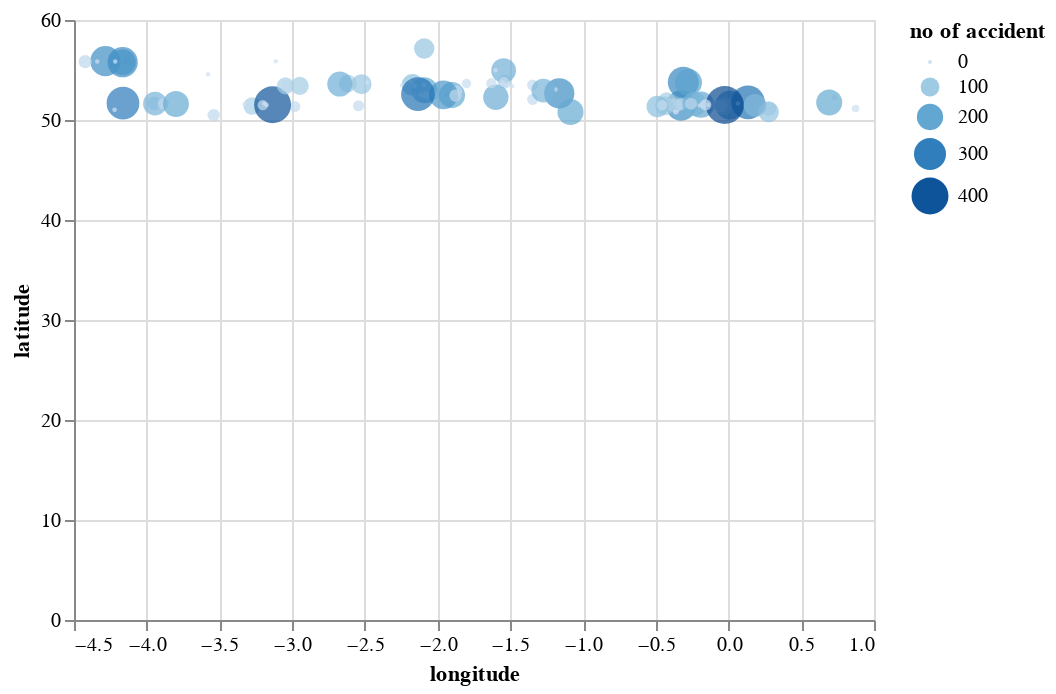

The code cell stored with this chart in its notebook:
### Code cell
# prompt: Using dataframe df2: suggest a plot

import altair as alt
chart = alt.Chart(df2).mark_circle().encode(
    x='longitude ',
    y='latitude',
    size='no of accident ',
    color='no of accident ',
    tooltip=['longitude ', 'latitude', 'no of accident ']
)
chart

### Figure 1 — Vega-Lite specification as saved in the notebook (floating-point values rounded to 4 significant figures)
{"config": {"view": {"continuousWidth": 400, "continuousHeight": 300}}, "data": {"name": "data-015ae809c963134dcbc776b4a1fa7784"}, "mark": "circle", "encoding": {"color": {"field": "no of accident ", "type": "quantitative"}, "size": {"field": "no of accident ", "type": "quantitative"}, "tooltip": [{"field": "longitude ", "type": "quantitative"}, {"field": "latitude", "type": "quantitative"}, {"field": "no of accident ", "type": "quantitative"}], "x": {"field": "longitude ", "type": "quantitative"}, "y": {"field": "latitude", "type": "quantitative"}}, "$schema": "https://vega.github.io/schema/vega-lite/v4.17.0.json", "datasets": {"data-015ae809c963134dcbc776b4a1fa7784": [{"longitude ": -0.311, "latitude": 53.78, "no of accident ": 280}, {"longitude ": -3.113, "latitude": 55.87, "no of accident ": 1}, {"longitude ": -0.08853, "latitude": 51.38, "no of accident ": 1}, {"longitude ": -0.3268, "latitude": 51.45, "no of accident ": 267}, {"longitude ": -3.947, "latitude": 51.66, "no of accident ": 53}, {"longitude ": -0.4473, "latitude": 50.82, "no of accident ": 1}, {"longitude ": -0.417, "latitude": 51.5, "no of accident ": 41}, {"longitude ": -1.539, "latitude": 53.81, "no of accident ": 53}, {"longitude ": -0.2754, "latitude": 53.75, "no of accident ": 213}, {"longitude ": -2.09, "latitude": 52.97, "no of accident ": 196}, {"longitude ": -4.284, "latitude": 55.89, "no of accident ": 267}, {"longitude ": -3.943, "latitude": 51.63, "no of accident ": 164}, {"longitude ": -1.347, "latitude": 53.49, "no of accident ": 32}, {"longitude ": -2.079, "latitude": 52.48, "no of accident ": 11}, {"longitude ": 0.278, "latitude": 51.15, "no of accident ": 58}, {"longitude ": -2.982, "latitude": 51.35, "no of accident ": 32}, {"longitude ": -2.163, "latitude": 52.56, "no of accident ": 1}, {"longitude ": -0.1896, "latitude": 51.53, "no of accident ": 201}, {"longitude ": -1.164, "latitude": 52.67, "no of accident ": 267}, {"longitude ": -3.886, "latitude": 51.62, "no of accident ": 32}, {"longitude ": -1.937, "latitude": 52.52, "no of accident ": 1}, {"longitude ": -0.3263, "latitude": 51.58, "no of accident ": 38}, {"longitude ": -1.189, "latitude": 53.05, "no of accident ": 1}, {"longitude ": -0.4032, "latitude": 51.63, "no of accident ": 27}, {"longitude ": -2.173, "latitude": 53.52, "no of accident ": 133}, {"longitude ": -0.4252, "latitude": 51.88, "no of accident ": 89}, {"longitude ": -1.546, "latitude": 54.94, "no of accident ": 177}, {"longitude ": -2.618, "latitude": 53.65, "no of accident ": 89}, {"longitude ": -1.602, "latitude": 54.98, "no of accident ": 1}, {"longitude ": -0.1051, "latitude": 51.52, "no of accident ": 17}, {"longitude ": -1.6, "latitude": 52.27, "no of accident ": 185}, {"longitude ": -3.54, "latitude": 50.49, "no of accident ": 41}, {"longitude ": -1.552, "latitude": 53.81, "no of accident ": 1}, {"longitude ": 0.08429, "latitude": 51.6, "no of accident ": 1}, {"longitude ": -0.06288, "latitude": 51.39, "no of accident ": 28}, {"longitude ": 0.8732, "latitude": 51.14, "no of accident ": 12}, {"longitude ": -3.275, "latitude": 51.4, "no of accident ": 86}, {"longitude ": -3.327, "latitude": 51.59, "no of accident ": 1}, {"longitude ": -0.2343, "latitude": 51.59, "no of accident ": 168}, {"longitude ": -1.347, "latitude": 52.07, "no of accident ": 32}, {"longitude ": -2.02, "latitude": 52.58, "no of accident ": 1}, {"longitude ": -0.1589, "latitude": 51.52, "no of accident ": 32}, {"longitude ": -2.015, "latitude": 52.55, "no of accident ": 22}, {"longitude ": -3.135, "latitude": 51.52, "no of accident ": 399}, {"longitude ": -2.188, "latitude": 53.92, "no of accident ": 1}, {"longitude ": -0.3655, "latitude": 51.44, "no of accident ": 57}, {"longitude ": -1.087, "latitude": 50.8, "no of accident ": 196}, {"longitude ": -4.132, "latitude": 55.87, "no of accident ": 22}, {"longitude ": -3.202, "latitude": 51.48, "no of accident ": 27}, {"longitude ": -2.245, "latitude": 53.46, "no of accident ": 1}, {"longitude ": -0.1974, "latitude": 51.46, "no of accident ": 1}, {"longitude ": -0.4401, "latitude": 51.42, "no of accident ": 99}, {"longitude ": -2.093, "latitude": 53.5, "no of accident ": 1}, {"longitude ": 0.00857, "latitude": 51.49, "no of accident ": 241}, {"longitude ": -4.163, "latitude": 51.68, "no of accident ": 312}, {"longitude ": -0.362, "latitude": 50.81, "no of accident ": 4}, {"longitude ": -1.901, "latitude": 52.49, "no of accident ": 196}, {"longitude ": -4.34, "latitude": 55.86, "no of accident ": 1}, {"longitude ": -0.02973, "latitude": 51.4, "no of accident ": 93}, {"longitude ": -3.046, "latitude": 53.42, "no of accident ": 83}, {"longitude ": 0.1339, "latitude": 51.77, "no of accident ": 332}, {"longitude ": -4.165, "latitude": 55.78, "no of accident ": 196}, {"longitude ": -4.423, "latitude": 55.83, "no of accident ": 47}, {"longitude ": -1.631, "latitude": 53.68, "no of accident ": 27}, {"longitude ": -2.523, "latitude": 53.58, "no of accident ": 114}, {"longitude ": -2.484, "latitude": 53.75, "no of accident ": 1}, {"longitude ": -0.2579, "latitude": 51.63, "no of accident ": 38}, {"longitude ": -1.273, "latitude": 52.93, "no of accident ": 164}, {"longitude ": -1.488, "latitude": 53.38, "no of accident ": 1}, {"longitude ": 0.06549, "latitude": 51.65, "no of accident ": 1}, {"longitude ": -0.05301, "latitude": 51.4, "no of accident ": 47}, {"longitude ": -1.801, "latitude": 53.64, "no of accident ": 22}, {"longitude ": -3.176, "latitude": 51.5, "no of accident ": 1}, {"longitude ": -0.02588, "latitude": 51.5, "no of accident ": 423}, {"longitude ": -3.192, "latitude": 51.66, "no of accident ": 1}, {"longitude ": -0.4892, "latitude": 51.35, "no of accident ": 134}, {"longitude ": 0.2759, "latitude": 50.8, "no of accident ": 121}, {"longitude ": -2.544, "latitude": 51.43, "no of accident ": 32}, {"longitude ": -2.118, "latitude": 52.52, "no of accident ": 1}, {"longitude ": 0.1824, "latitude": 51.46, "no of accident ": 149}, {"longitude ": -1.869, "latitude": 52.91, "no of accident ": 32}, {"longitude ": -1.96, "latitude": 52.51, "no of accident ": 239}, {"longitude ": -4.221, "latitude": 51.01, "no of accident ": 2}, {"longitude ": -2.948, "latitude": 53.41, "no of accident ": 93}, {"longitude ": -3.038, "latitude": 53.41, "no of accident ": 40}, {"longitude ": 0.726, "latitude": 52.25, "no of accident ": 4}, {"longitude ": -1.877, "latitude": 52.43, "no of accident ": 41}, {"longitude ": -1.545, "latitude": 53.8, "no of accident ": 27}, {"longitude ": -2.159, "latitude": 53.41, "no of accident ": 1}, {"longitude ": -0.1403, "latitude": 51.52, "no of accident ": 1}, {"longitude ": -0.4562, "latitude": 51.47, "no of accident ": 27}, {"longitude ": -2.673, "latitude": 53.6, "no of accident ": 181}, {"longitude ": -3.578, "latitude": 54.57, "no of accident ": 1}, {"longitude ": -0.1569, "latitude": 51.51, "no of accident ": 32}, {"longitude ": -2.135, "latitude": 52.59, "no of accident ": 332}, {"longitude ": -4.165, "latitude": 55.78, "no of accident ": 267}, {"longitude ": -3.799, "latitude": 51.6, "no of accident ": 195}, {"longitude ": -2.092, "latitude": 57.15, "no of accident ": 118}, {"longitude ": 0.6921, "latitude": 51.74, "no of accident ": 196}, {"longitude ": -4.217, "latitude": 55.85, "no of accident ": 1}]}}
